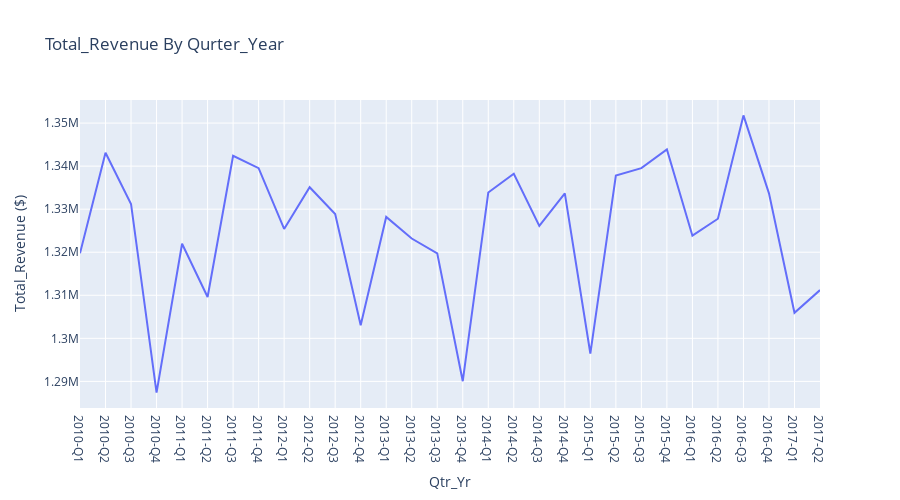

Source (notebook cell):
### Markdown cell above
### Question:9What is the overall QoQ sales?

### Code cell
sales_year = sales_filter.groupby(by="Qtr_Yr",as_index= False).mean()
fig = px.line(sales_year, 
              x='Qtr_Yr',
              y='Total_Revenue',
              height=500,
             labels={"Total_Revenue":"Total_Revenue ($)"},
              title="Total_Revenue By Qurter_Year")
fig.show()

### Figure 1 — Plotly figure (JSON) as saved in the notebook; plotly's stock layout.template omitted (floating-point values rounded to 4 significant figures)
{"data": [{"hovertemplate": "Qtr_Yr=%{x}<br>Total_Revenue ($)=%{y}<extra></extra>", "legendgroup": "", "line": {"color": "#636efa", "dash": "solid"}, "mode": "lines", "name": "", "orientation": "v", "showlegend": false, "type": "scatter", "x": ["2010-Q1", "2010-Q2", "2010-Q3", "2010-Q4", "2011-Q1", "2011-Q2", "2011-Q3", "2011-Q4", "2012-Q1", "2012-Q2", "2012-Q3", "2012-Q4", "2013-Q1", "2013-Q2", "2013-Q3", "2013-Q4", "2014-Q1", "2014-Q2", "2014-Q3", "2014-Q4", "2015-Q1", "2015-Q2", "2015-Q3", "2015-Q4", "2016-Q1", "2016-Q2", "2016-Q3", "2016-Q4", "2017-Q1", "2017-Q2"], "xaxis": "x", "y": [1320000.0, 1343000.0, 1331000.0, 1287000.0, 1322000.0, 1310000.0, 1342000.0, 1340000.0, 1325000.0, 1335000.0, 1329000.0, 1303000.0, 1328000.0, 1323000.0, 1320000.0, 1290000.0, 1334000.0, 1338000.0, 1326000.0, 1334000.0, 1296000.0, 1338000.0, 1340000.0, 1344000.0, 1324000.0, 1328000.0, 1352000.0, 1334000.0, 1306000.0, 1311000.0], "yaxis": "y"}], "layout": {"height": 500, "legend": {"tracegroupgap": 0}, "title": {"text": "Total_Revenue By Qurter_Year"}, "xaxis": {"anchor": "y", "domain": [0, 1], "title": {"text": "Qtr_Yr"}}, "yaxis": {"anchor": "x", "domain": [0, 1], "title": {"text": "Total_Revenue ($)"}}}}
